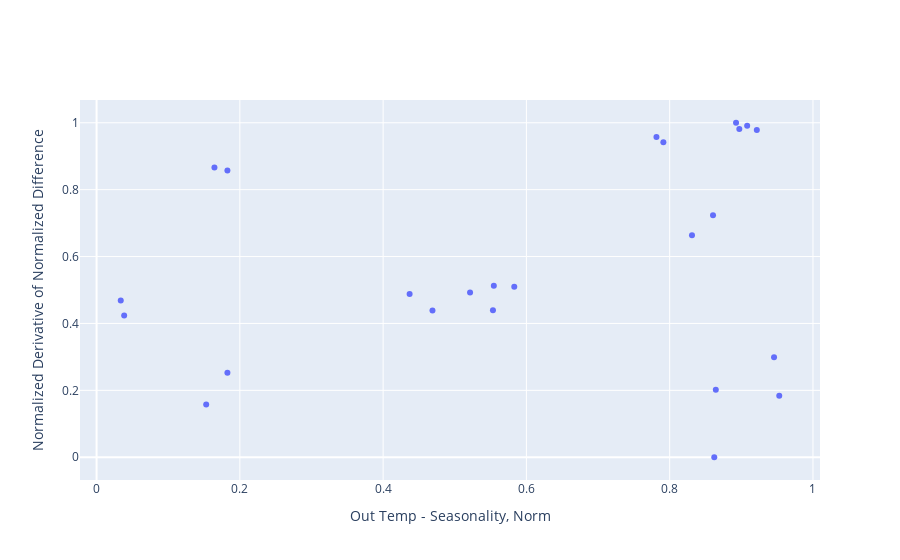

The cell this chart's notebook holds for it:
### Code cell
fig = go.Figure()
fig.add_trace(go.Scatter(
                    x= out_dif[wo_times],
                    y=normalize(deriv[wo_times].values),
                    mode='markers',
                    name="Normalized Derivative of Normalized Difference"
                ))

fig.update_layout(xaxis_title='Out Temp - Seasonality, Norm',
                  yaxis_title='Normalized Derivative of Normalized Difference',)

### Figure 1 — Plotly figure (JSON) as saved in the notebook; plotly's stock layout.template omitted (floating-point values rounded to 4 significant figures)
{"data": [{"mode": "markers", "name": "Normalized Derivative of Normalized Difference", "type": "scatter", "x": [0.1826, 0.1645, 0.8972, 0.8926, 0.8311, 0.8605, 0.9216, 0.9082, 0.03374, 0.03851, 0.7912, 0.7815, 0.4369, 0.4689, 0.5214, 0.5533, 0.9457, 0.953, 0.1826, 0.153, 0.5545, 0.5831, 0.8644, 0.8623], "y": [0.8576, 0.8662, 0.981, 1, 0.664, 0.7235, 0.9782, 0.9908, 0.4685, 0.4234, 0.9414, 0.9572, 0.4879, 0.4385, 0.4929, 0.4397, 0.2992, 0.1839, 0.2527, 0.1574, 0.5124, 0.5097, 0.2014, 0]}], "layout": {"xaxis": {"title": {"text": "Out Temp - Seasonality, Norm"}}, "yaxis": {"title": {"text": "Normalized Derivative of Normalized Difference"}}}}
